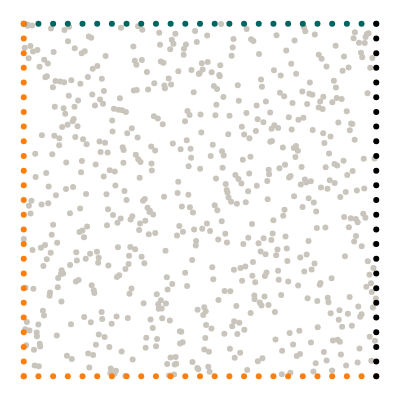

Write notebook code for a chart like this one.
### Markdown cell above
## Geometry

We want to model a quarter of a plate with an elliptical hole. The domain itself is represented by collocation points, the boundaries are represented by uniformly sampled points along the perimeter.

### Code cell
import torch
from torch.optim.lr_scheduler import StepLR
import numpy as np
from scipy.stats import qmc
from plotly.express.colors import sequential
import plotly.graph_objects as go
import plotly.figure_factory as ff
from tqdm import tqdm
import wandb
import matplotlib.pyplot as plt

torch.set_default_dtype(torch.float64)
from global_constants import   MU, LBD

# Applied strain at right boundary
EPS0 = 0.1
RATIO = 0.75

# Applied body force field
B0 = 0.0

# Number of collocation points
N = 25

# Epochs
epochs = 700
# Batch size
batch_size = 64
# Leanring rate
lr = 0.01 #normally 0.001
# Scheduler step width
scheduler_step = 150 #normally 2000
# Gamma factor of scheduler
scheduler_gamma = 0.5

# Number of hidden neurons
hn = 50


# Weight of PDE loss
W_PDE = 0.001
# Weight of Neumann loss
W_NEU = 0.01
# Weight of data losses
W_STRESS = 0.0
W_DISP = 0.0

L = 1 


# Create collocation points
points = L * qmc.LatinHypercube(d=2).random(N**2)
collocation = torch.tensor(points, requires_grad=True).double()

# Boundary points
x_top = torch.linspace(0, L, N, requires_grad=True).double()
y_top = L * torch.ones((N, 1), requires_grad=True).double()
top = torch.column_stack([x_top, y_top]).double()

x_bottom = torch.linspace(0, L, N).double()
y_bottom = torch.zeros((N, 1)).double()
bottom = torch.column_stack([x_bottom, y_bottom]).double()

x_left = torch.zeros((N, 1)).double()
y_left = torch.linspace(0, L, N).double()
left = torch.column_stack([x_left, y_left]).double()

x_right = L * torch.ones((N, 1)).double()
y_right = torch.linspace(0, L, N).double()
right = torch.column_stack([x_right, y_right]).double()


# Visualize geometry
with torch.no_grad():
    mode = "markers"
    gray = dict(color="#C9C5BC")
    green = dict(color="#006561")
    black = dict(color="black")
    orange = dict(color="#ff7f0e")
    fig = go.Figure()
    fig.add_trace(go.Scatter(x=collocation[:, 0], y=collocation[:, 1], mode=mode, marker=gray))
    fig.add_trace(go.Scatter(x=top[:, 0], y=top[:, 1], mode=mode, marker=green))
    fig.add_trace(go.Scatter(x=bottom[:, 0], y=bottom[:, 1], mode=mode, marker=orange))
    fig.add_trace(go.Scatter(x=left[:, 0], y=left[:, 1], mode=mode, marker=orange))
    fig.add_trace(go.Scatter(x=right[:, 0], y=right[:, 1], mode=mode, marker=black))
    fig.layout.yaxis.scaleanchor = "x"
    fig.update_layout(
        template="none",
        width=400,
        height=400,
        margin=dict(l=0, r=0, b=0, t=0),
        showlegend=False,
    )
    fig.update_xaxes(visible=False)
    fig.update_yaxes(visible=False)
    fig.show()

### Figure 1 — Plotly figure (JSON) as saved in the notebook; plotly's stock layout.template omitted (floating-point values rounded to 4 significant figures; data arrays with more than 128 entries replaced by an {"elided": "..."} marker saying what was removed)
{"data": [{"marker": {"color": "#C9C5BC"}, "mode": "markers", "type": "scatter", "x": {"elided": "625 float values"}, "y": {"elided": "625 float values"}}, {"marker": {"color": "#006561"}, "mode": "markers", "type": "scatter", "x": [0, 0.04167, 0.08333, 0.125, 0.1667, 0.2083, 0.25, 0.2917, 0.3333, 0.375, 0.4167, 0.4583, 0.5, 0.5417, 0.5833, 0.625, 0.6667, 0.7083, 0.75, 0.7917, 0.8333, 0.875, 0.9167, 0.9583, 1], "y": [1, 1, 1, 1, 1, 1, 1, 1, 1, 1, 1, 1, 1, 1, 1, 1, 1, 1, 1, 1, 1, 1, 1, 1, 1]}, {"marker": {"color": "#ff7f0e"}, "mode": "markers", "type": "scatter", "x": [0, 0.04167, 0.08333, 0.125, 0.1667, 0.2083, 0.25, 0.2917, 0.3333, 0.375, 0.4167, 0.4583, 0.5, 0.5417, 0.5833, 0.625, 0.6667, 0.7083, 0.75, 0.7917, 0.8333, 0.875, 0.9167, 0.9583, 1], "y": [0, 0, 0, 0, 0, 0, 0, 0, 0, 0, 0, 0, 0, 0, 0, 0, 0, 0, 0, 0, 0, 0, 0, 0, 0]}, {"marker": {"color": "#ff7f0e"}, "mode": "markers", "type": "scatter", "x": [0, 0, 0, 0, 0, 0, 0, 0, 0, 0, 0, 0, 0, 0, 0, 0, 0, 0, 0, 0, 0, 0, 0, 0, 0], "y": [0, 0.04167, 0.08333, 0.125, 0.1667, 0.2083, 0.25, 0.2917, 0.3333, 0.375, 0.4167, 0.4583, 0.5, 0.5417, 0.5833, 0.625, 0.6667, 0.7083, 0.75, 0.7917, 0.8333, 0.875, 0.9167, 0.9583, 1]}, {"marker": {"color": "black"}, "mode": "markers", "type": "scatter", "x": [1, 1, 1, 1, 1, 1, 1, 1, 1, 1, 1, 1, 1, 1, 1, 1, 1, 1, 1, 1, 1, 1, 1, 1, 1], "y": [0, 0.04167, 0.08333, 0.125, 0.1667, 0.2083, 0.25, 0.2917, 0.3333, 0.375, 0.4167, 0.4583, 0.5, 0.5417, 0.5833, 0.625, 0.6667, 0.7083, 0.75, 0.7917, 0.8333, 0.875, 0.9167, 0.9583, 1]}], "layout": {"height": 400, "margin": {"b": 0, "l": 0, "r": 0, "t": 0}, "showlegend": false, "width": 400, "xaxis": {"visible": false}, "yaxis": {"scaleanchor": "x", "visible": false}}}
